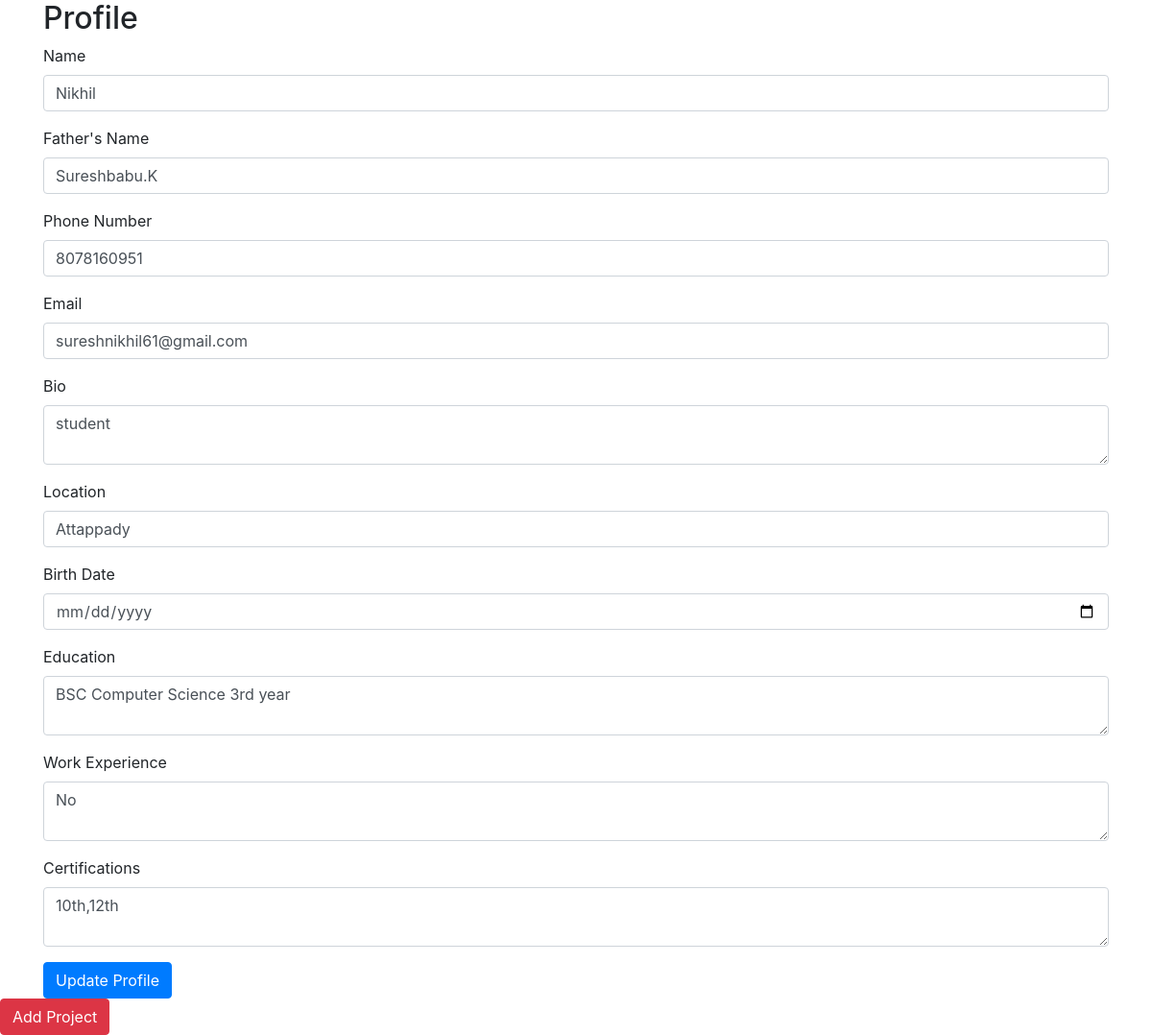
/profile/ (signed in), run on the app's committed database.
### my_app/models.py (models this page shows)
class Profile(models.Model):
    user = models.OneToOneField(User, on_delete=models.CASCADE)
    name = models.CharField(max_length=100, blank=True)
    father_name = models.CharField(max_length=100, blank=True)
    phone_number = models.CharField(max_length=15, blank=True)
    email = models.EmailField(max_length=200, blank=True)
    bio = models.TextField(blank=True)
    location = models.CharField(max_length=100, blank=True)
    birth_date = models.DateField(blank=True,null=True)
    education = models.TextField(blank=True)
    work_experience = models.TextField(blank=True)
    certifications = models.TextField(blank=True)

### my_app/views.py (the view, shortened to what this page needs)
# urls.py: path('profile/', views.profile_view, name='profile'),
@login_required
def profile_view(request):
    profile, created = Profile.objects.get_or_create(user=request.user)
    return render(request, 'profile.html', {'profile': profile})

### templates/profile.html (shortened to what this page needs)
<!DOCTYPE html>
<html lang="en">
<head>
    <link href="https://stackpath.bootstrapcdn.com/bootstrap/4.5.2/css/bootstrap.min.css" rel="stylesheet">
</head>
<body>
<div class="container">
    <h2>Profile</h2>
    <form method="post">
        <div class="form-group">
            <label for="name">Name</label>
            <input type="text" class="form-control" id="name" name="name" value="{{ profile.name }}">
        </div>
        <div class="form-group">
            <label for="father_name">Father's Name</label>
            <input type="text" class="form-control" id="father_name" name="father_name" value="{{ profile.father_name }}">
        </div>
        <div class="form-group">
            <label for="phone_number">Phone Number</label>
            <input type="text" class="form-control" id="phone_number" name="phone_number" value="{{ profile.phone_number }}">
        </div>
        <div class="form-group">
            <label for="email">Email</label>
            <input type="email" class="form-control" id="email" name="email" value="{{ profile.email }}">
        </div>
        <div class="form-group">
            <label for="bio">Bio</label>
            <textarea class="form-control" id="bio" name="bio">{{ profile.bio }}</textarea>
        </div>
        <div class="form-group">
            <label for="location">Location</label>
            <input type="text" class="form-control" id="location" name="location" value="{{ profile.location }}">
        </div>
        <div class="form-group">
            <label for="birth_date">Birth Date</label>
            <input type="date" class="form-control" id="birth_date" name="birth_date" value="{{ profile.birth_date }}">
        </div>
        <div class="form-group">
            <label for="education">Education</label>
            <textarea class="form-control" id="education" name="education">{{ profile.education }}</textarea>
        </div>
        <div class="form-group">
            <label for="work_experience">Work Experience</label>
            <textarea class="form-control" id="work_experience" name="work_experience">{{ profile.work_experience }}</textarea>
        </div>
        <div class="form-group">
            <label for="certifications">Certifications</label>
            <textarea class="form-control" id="certifications" name="certifications">{{ profile.certifications }}</textarea>
        </div>
        <button type="submit" class="btn btn-primary">Update Profile</button>
    </form>
</div>
<div>
    <a href="{% url 'add_project' %}" class="btn btn-danger">Add Project</a>
</div>
</body>
</html>

### data on the page
Profile: name "Nikhil", father_name "Sureshbabu.K", phone_number "8078160951", email "sureshnikhil61@gmail.com", bio "student", location "Attappady", education "BSC Computer Science 3rd year", work_experience "No", certifications "10th,12th"
